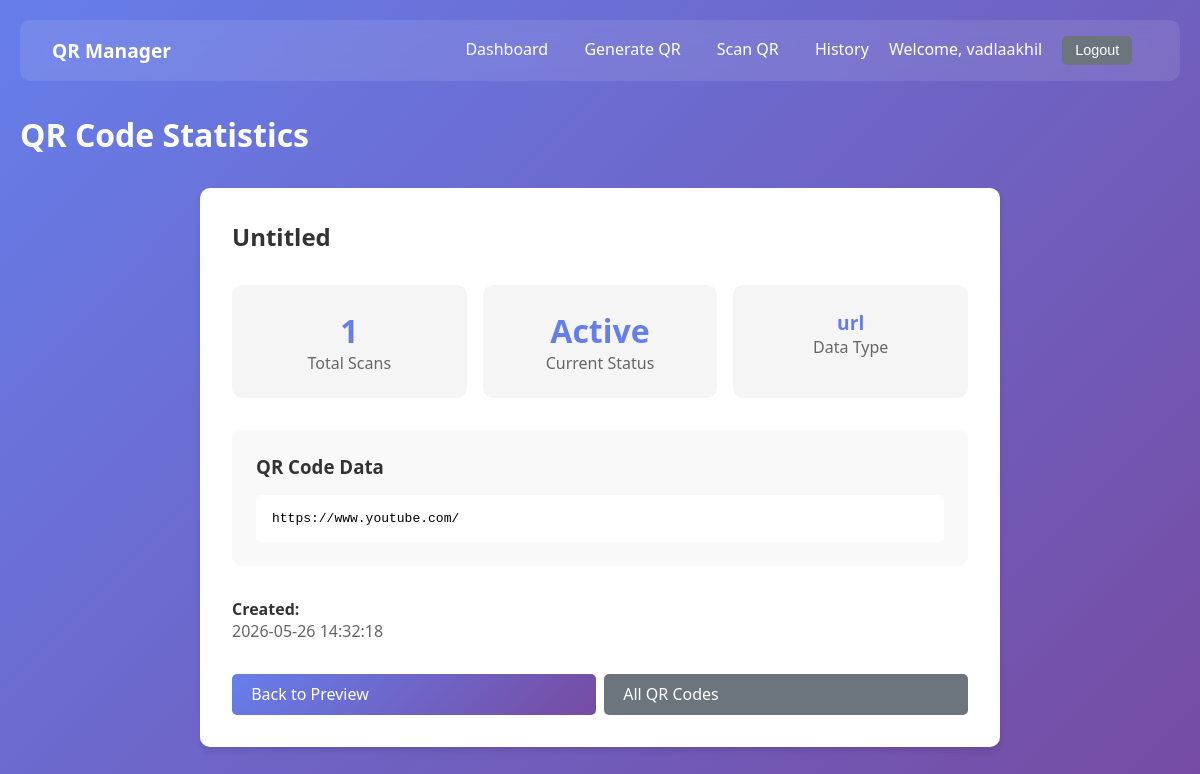
Screenshot of /qr/view/2 (signed in) with the database file from the repository.
### models.py (models this page shows, shortened)
class User(UserMixin, db.Model):
    __tablename__ = 'users'
    id = db.Column(db.Integer, primary_key=True)
    username = db.Column(db.String(80), unique=True, nullable=False, index=True)
    email = db.Column(db.String(120), unique=True, nullable=False, index=True)
    password_hash = db.Column(db.String(256), nullable=False)
    created_at = db.Column(db.DateTime, default=datetime.now)
    last_login = db.Column(db.DateTime)
    is_active = db.Column(db.Boolean, default=True)
    qr_codes = db.relationship(
        'QRCode',
        backref='owner',
        lazy='dynamic',
        cascade='all, delete-orphan'
    )

class QRCode(db.Model):
    __tablename__ = 'qr_codes'
    id = db.Column(db.Integer, primary_key=True)
    uid = db.Column(
        db.String(36),
        unique=True,
        nullable=False,
        index=True,
        default=lambda: str(uuid.uuid4())
    )
    user_id = db.Column(db.Integer, db.ForeignKey('users.id'), nullable=False, index=True)
    data_type = db.Column(db.String(20), nullable=False)
    original_data = db.Column(db.Text, nullable=False)
    encrypted_data = db.Column(db.Text, nullable=True)
    foreground_color = db.Column(db.String(7), default='#000000')
    background_color = db.Column(db.String(7), default='#FFFFFF')
    has_logo = db.Column(db.Boolean, default=False)
    logo_path = db.Column(db.String(256), nullable=True)
    filename = db.Column(db.String(256), nullable=False)
    file_path = db.Column(db.String(512), nullable=False)
    is_active = db.Column(db.Boolean, default=True, index=True)
    expiry_date = db.Column(db.DateTime, nullable=True, index=True)
    created_at = db.Column(db.DateTime, default=datetime.now)
    updated_at = db.Column(db.DateTime, default=datetime.now, onupdate=datetime.now)
    scan_count = db.Column(db.Integer, default=0)
    last_scanned = db.Column(db.DateTime, nullable=True)
    @property
    def is_expired(self):
        if self.expiry_date is None:
            return False
        return datetime.now() > self.expiry_date  # ✅ FIXED

### app.py (the view)
@app.route('/qr/view/<int:qr_id>')
@login_required
def view_qr(qr_id):
    qr_code = QRCode.query.filter_by(id=qr_id, user_id=current_user.id).first_or_404()
    return render_template('qr_view.html', qr_code=qr_code)

### app.py (called while the page is built)
@login_manager.user_loader
def load_user(user_id):
    return User.query.get(int(user_id))

### templates/qr_view.html (shortened to what this page needs)
{% extends "base.html" %}
{% block content %}
<h1 style="color: white; margin-bottom: 2rem;">QR Code Statistics</h1>
<div style="max-width: 800px; margin: 0 auto;">
    <div class="card">
        <h2 style="margin-bottom: 2rem; color: #333;">{{ qr_code.name or 'Untitled' }}</h2>
        <div style="display: grid; grid-template-columns: repeat(auto-fit, minmax(200px, 1fr)); gap: 1rem; margin-bottom: 2rem;">
            <div style="background: #f5f5f5; padding: 1.5rem; border-radius: 10px; text-align: center;">
                <h3 style="color: #667eea; font-size: 2rem;">{{ qr_code.scan_count }}</h3>
                <p style="color: #666;">Total Scans</p>
            </div>
            <div style="background: #f5f5f5; padding: 1.5rem; border-radius: 10px; text-align: center;">
                <h3 style="color: #667eea; font-size: 2rem;">
                    {% if qr_code.is_active %}
                        {% if qr_code.is_expired %}
                            Expired
                        {% else %}
                            Active
                        {% endif %}
                    {% else %}
                        Inactive
                    {% endif %}
                </h3>
                <p style="color: #666;">Current Status</p>
            </div>
            <div style="background: #f5f5f5; padding: 1.5rem; border-radius: 10px; text-align: center;">
                <h3 style="color: #667eea; font-size: 1.2rem;">{{ qr_code.data_type }}</h3>
                <p style="color: #666;">Data Type</p>
            </div>
        </div>
        <div style="background: #f9f9f9; padding: 1.5rem; border-radius: 10px; margin-bottom: 2rem;">
            <h3 style="margin-bottom: 1rem; color: #333;">QR Code Data</h3>
            <div style="background: white; padding: 1rem; border-radius: 5px; word-break: break-all; font-family: monospace;">
                {{ qr_code.original_data }}
            </div>
        </div>
        <div style="display: grid; grid-template-columns: 1fr 1fr; gap: 1rem; margin-bottom: 2rem;">
            <div>
                <strong style="color: #333;">Created:</strong>
                <p style="color: #666;">{{ qr_code.created_at.strftime('%Y-%m-%d %H:%M:%S') }}</p>
            </div>
        </div>
        <div style="display: grid; grid-template-columns: 1fr 1fr; gap: 0.5rem;">
            <a href="{{ url_for('preview', qr_id=qr_code.id) }}" class="btn btn-primary">Back to Preview</a>
            <a href="{{ url_for('history') }}" class="btn btn-secondary">All QR Codes</a>
        </div>
    </div>
</div>
{% endblock %}

### templates/base.html (shortened to what this page needs)
<!DOCTYPE html>
<html lang="en">
<head>
</head>
<body>
    {% if current_user.is_authenticated %}
    <nav>
        <div>
            <strong style="color: white; font-size: 1.2rem;">QR Manager</strong>
        </div>
        <div>
            <a href="{{ url_for('dashboard') }}">Dashboard</a>
            <a href="{{ url_for('generate') }}">Generate QR</a>
            <a href="{{ url_for('scan') }}">Scan QR</a>
            <a href="{{ url_for('history') }}">History</a>
            <span style="color: white;">Welcome, {{ current_user.username }}</span>
            <form action="{{ url_for('logout') }}" method="POST" style="display: inline;">
                <button type="submit" class="btn btn-secondary" style="padding: 0.4rem 0.8rem; font-size: 0.9rem;">Logout</button>
            </form>
        </div>
    </nav>
    {% endif %}
    <div class="container">
        {% block content %}{% endblock %}
    </div>
</body>
</html>

### rows the page displays
User: username "vadlaakhil"
QRCode: scan_count "1", data_type "url", original_data "https://www.youtube.com/", created_at "2026-05-26 14:32:18"

### other values shown
{{ qr_code.name or 'Untitled' }} "Untitled"
